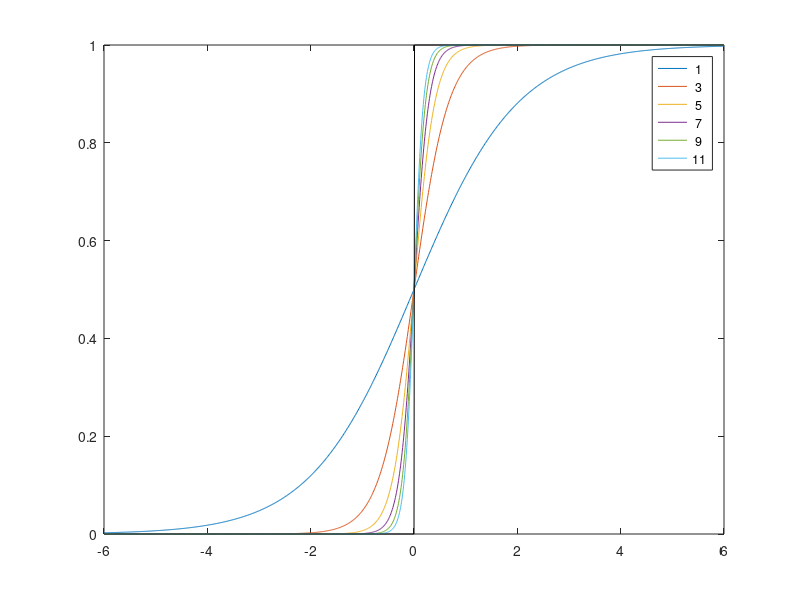
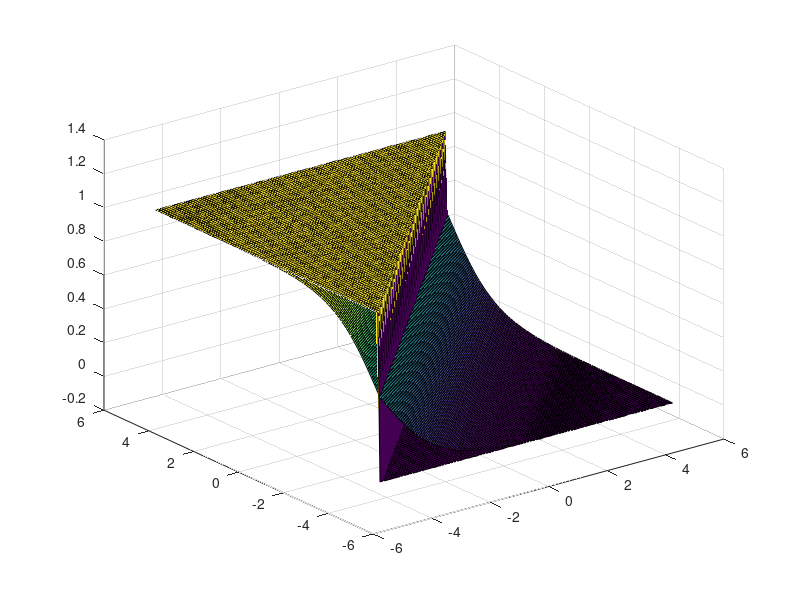

Source code (MATLAB) for these figures, in order:
x=(-6:0.01:6)';
n=length(x);
L=(1:2:11)';
a=zeros(n,6);
for i=1:6
    a(:,i)=1./(1+exp(-L(i).*x));
end

figure(1);
plot(x,a,x,x>0,'k');
legend(num2str(L));

% ####################
W=[-1 1 0];
[X1,X2]=meshgrid(-5:0.1:5);
D=W(1).*X1+W(2).*X2+W(3);

A=1./(1+exp(-1*D));
figure(2);
surf(X1,X2,(D>0)+randn(101).*0.001);
hold on;
surf(X1,X2,A);
hold off;

